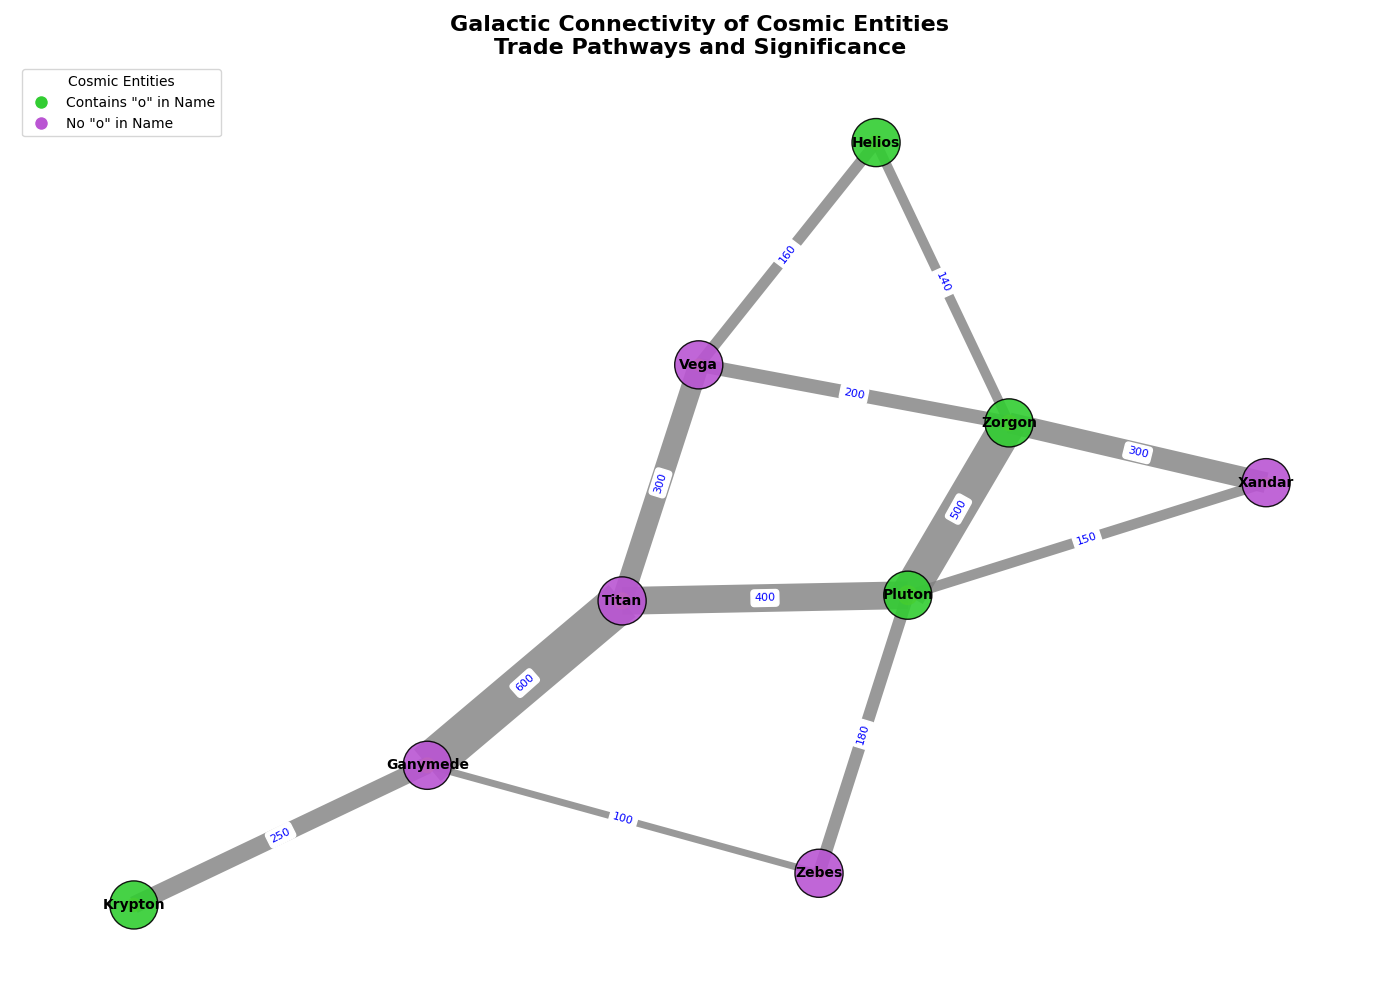

This chart was generated by the following Python code:
import matplotlib.pyplot as plt
import networkx as nx
import numpy as np

# Define nodes with their positions
nodes = {
    'Zorgon': (1, 3), 
    'Xandar': (0, 1), 
    'Pluton': (2, 4), 
    'Vega': (1, 0), 
    'Titan': (3, 1), 
    'Ganymede': (4, 3), 
    'Zebes': (5, 1), 
    'Krypton': (3, 4), 
    'Helios': (0, 3)
}

# Define the edges along with weights
edges = [
    ('Zorgon', 'Xandar', 300), 
    ('Zorgon', 'Pluton', 500), 
    ('Zorgon', 'Vega', 200), 
    ('Xandar', 'Pluton', 150), 
    ('Pluton', 'Titan', 400),
    ('Titan', 'Ganymede', 600), 
    ('Ganymede', 'Zebes', 100),
    ('Krypton', 'Ganymede', 250), 
    ('Zebes', 'Pluton', 180), 
    ('Vega', 'Titan', 300),
    ('Helios', 'Vega', 160), 
    ('Helios', 'Zorgon', 140)
]

# Create an undirected graph
G = nx.Graph()
G.add_nodes_from(nodes.keys())
G.add_weighted_edges_from(edges)

# Compute positions for visualization using spring layout
pos = nx.spring_layout(G, seed=42)

plt.figure(figsize=(14, 10))

# Determine node colors based on name content
node_color_map = ['limegreen' if 'o' in planet.lower() else 'mediumorchid' for planet in G.nodes]
nx.draw_networkx_nodes(G, pos, node_size=1200, node_color=node_color_map, alpha=0.9, edgecolors='black')

# Set edge widths proportional to weights
edge_width = [0.05 * G[u][v]['weight'] for u, v in G.edges]
nx.draw_networkx_edges(G, pos, width=edge_width, edge_color='gray', alpha=0.8)

# Add labels to nodes
nx.draw_networkx_labels(G, pos, font_size=10, font_family="sans-serif", font_weight='bold')

# Display edge weights
edge_labels = nx.get_edge_attributes(G, 'weight')
nx.draw_networkx_edge_labels(G, pos, edge_labels=edge_labels, font_size=8, font_color='blue')

# Legend for node types
legend_elements = [
    plt.Line2D([0], [0], marker='o', color='w', markerfacecolor='limegreen', markersize=10, label='Contains "o" in Name'),
    plt.Line2D([0], [0], marker='o', color='w', markerfacecolor='mediumorchid', markersize=10, label='No "o" in Name')
]
plt.legend(handles=legend_elements, title='Cosmic Entities', loc='upper left')

# Plot nodes significance
economic_significance = [120, 50, 180, 70, 130, 110, 60, 90, 100]
scatter_x = np.array([pos[node][0] for node in G.nodes])
scatter_y = np.array([pos[node][1] for node in G.nodes])
plt.scatter(scatter_x, scatter_y, s=economic_significance, c='gold', alpha=0.6, label='Significance Rating')

plt.title("Galactic Connectivity of Cosmic Entities\nTrade Pathways and Significance", fontsize=16, fontweight='bold')
plt.axis('off')
plt.tight_layout()

plt.show()
